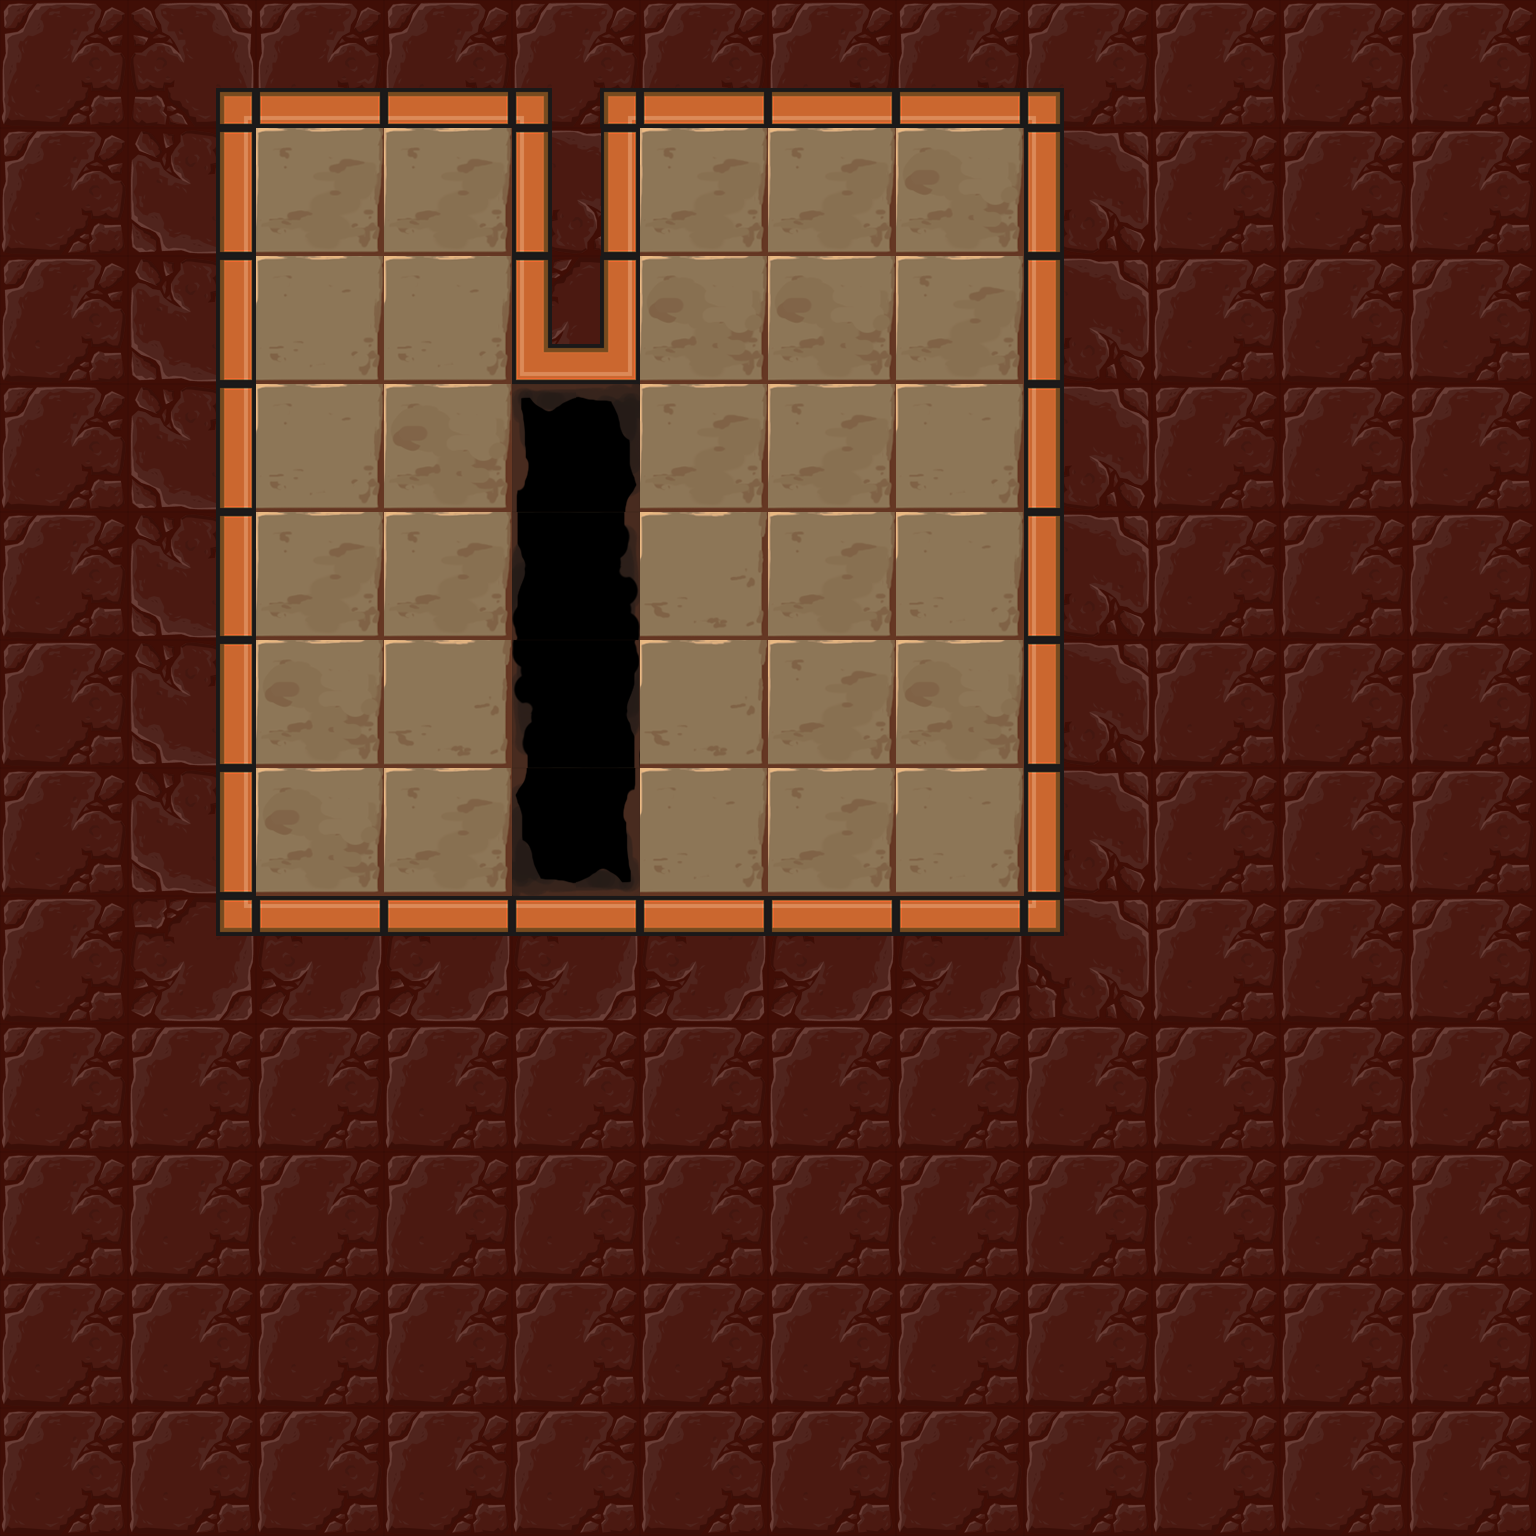

A 2D game scene composited from a Tiled map and its tileset images. What follows is a short description and the map's XML, with each tile layer's data collapsed to a summary:
An orthogonal 12x12 tile map with 128x128 px tiles, 3 tile layers (Floor, Holes, Walls), 6 tilesets and 6 objects (2x mirror, lightOrb, lightSwitch, player_start, exit).

<map version="1.0" orientation="orthogonal" renderorder="right-down" width="12" height="12" tilewidth="128" tileheight="128" nextobjectid="50">
 <tileset firstgid="1" name="walls" tilewidth="128" tileheight="128" tilecount="50">
  <image source="../images/beta/wallSheet.png" width="640" height="1280" />
 </tileset>
 <tileset firstgid="51" name="lightOrbs" tilewidth="128" tileheight="128" tilecount="50">
  <image source="../images/beta/lightSheet.png" width="640" height="1280" />
 </tileset>
 <tileset firstgid="101" name="exit" tilewidth="128" tileheight="128" tilecount="1">
  <image source="../images/beta/gate_closed.png" width="128" height="128" />
 </tileset>
 <tileset firstgid="102" name="floors" tilewidth="128" tileheight="128" tilecount="4">
  <image source="../images/beta/floor_sheet.png" width="512" height="128" />
 </tileset>
 <tileset firstgid="106" name="holes" tilewidth="128" tileheight="128" tilecount="18">
  <image source="../images/beta/hole_sheet.png" width="768" height="384" />
 </tileset>
 <tileset firstgid="124" name="mirrors" tilewidth="128" tileheight="128" tilecount="1">
  <image source="../images/beta/mirror_1.png" width="128" height="128" />
 </tileset>
 <layer name="Floor" width="12" height="12">
  <properties>
   <property name="tileset" value="floors" />
  </properties>
  <data>[144 cells, 30 non-empty, 4 distinct tile ids]</data>
 </layer>
 <layer name="Holes" width="12" height="12">
  <properties>
   <property name="tileset" value="holes" />
  </properties>
  <data>[144 cells, 4 non-empty, 4 distinct tile ids]</data>
 </layer>
 <layer name="Walls" width="12" height="12">
  <properties>
   <property name="tileset" value="walls" />
  </properties>
  <data>[144 cells, 110 non-empty, 12 distinct tile ids]</data>
 </layer>
 <objectgroup name="Objects" />
 <objectgroup name="Mirrors">
  <object id="48" type="mirror" gid="124" x="256" y="768" width="128" height="128">
   <properties>
    <property name="sides" value="1" />
   </properties>
  </object>
  <object id="49" type="mirror" gid="2147483772" x="640" y="640" width="128" height="128">
   <properties>
    <property name="sides" value="1" />
   </properties>
  </object>
 </objectgroup>
 <objectgroup name="Light">
  <object id="43" type="lightOrb" gid="51" x="256" y="256" width="128" height="128">
   <properties>
    <property name="direction" value="5" />
   </properties>
  </object>
  <object id="44" type="lightSwitch" gid="52" x="640" y="256" width="128" height="128" />
 </objectgroup>
 <objectgroup color="#141ba4" name="player_start">
  <object id="45" type="player_start" x="256" y="768" width="128" height="128" />
 </objectgroup>
 <objectgroup color="#71a400" name="Exit">
  <object id="47" type="exit" gid="101" x="896" y="256" width="128" height="128" />
 </objectgroup>
</map>
